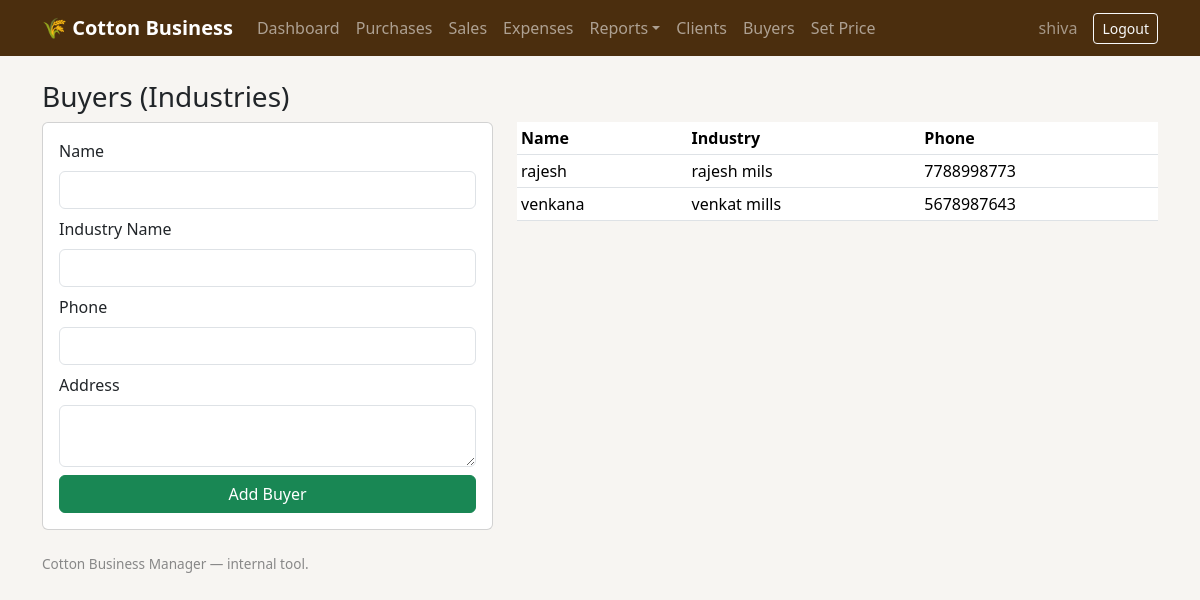
The app's page /buyers/ (signed in) with its own data.
### core/models.py (models this page shows, shortened)
class Buyer(models.Model):
    name = models.CharField(max_length=150)
    industry_name = models.CharField(max_length=150, blank=True)
    phone = models.CharField(max_length=20, blank=True)
    address = models.TextField(blank=True)
    created_at = models.DateTimeField(auto_now_add=True)
    class Meta:
        ordering = ["name"]

### core/views.py (the view)
# urls.py: path("buyers/", views.buyer_list, name="buyer_list"),
@login_required
def buyer_list(request):
    if request.method == "POST":
        form = BuyerForm(request.POST)
        if form.is_valid():
            form.save()
            return redirect("core:buyer_list")
    else:
        form = BuyerForm()
    return render(request, "core/buyer_list.html", {"form": form, "buyers": Buyer.objects.all()})

### core/forms.py
class BuyerForm(forms.ModelForm):
    class Meta:
        model = Buyer
        fields = ["name", "industry_name", "phone", "address"]
        widgets = {
            "name": forms.TextInput(attrs={"class": "form-control"}),
            "industry_name": forms.TextInput(attrs={"class": "form-control"}),
            "phone": forms.TextInput(attrs={"class": "form-control"}),
            "address": forms.Textarea(attrs={"rows": 2, "class": "form-control"}),
        }

### core/templates/core/buyer_list.html (shortened to what this page needs)
{% extends "core/base.html" %}
{% block content %}
<h3>Buyers (Industries)</h3>
<div class="row">
  <div class="col-md-5">
    <form method="post" class="card p-3">
      <div class="mb-2"><label class="form-label">Name</label>{{ form.name }}</div>
      <div class="mb-2"><label class="form-label">Industry Name</label>{{ form.industry_name }}</div>
      <div class="mb-2"><label class="form-label">Phone</label>{{ form.phone }}</div>
      <div class="mb-2"><label class="form-label">Address</label>{{ form.address }}</div>
      <button class="btn btn-success">Add Buyer</button>
    </form>
  </div>
  <div class="col-md-7">
    <table class="table table-sm">
      <thead><tr><th>Name</th><th>Industry</th><th>Phone</th></tr></thead>
      <tbody>
      {% for b in buyers %}
        <tr><td>{{ b.name }}</td><td>{{ b.industry_name }}</td><td>{{ b.phone }}</td></tr>
      {% endfor %}
      </tbody>
    </table>
  </div>
</div>
{% endblock %}

### core/templates/core/base.html (shortened to what this page needs)
<!DOCTYPE html>
<html lang="en">
<head>
<link href="https://cdn.jsdelivr.net/npm/bootstrap@5.3.3/dist/css/bootstrap.min.css" rel="stylesheet">
</head>
<body>
{% if user.is_authenticated %}
<nav class="navbar navbar-expand-lg navbar-dark" style="background:#4b2e0e;">
  <div class="container">
    <a class="navbar-brand" href="{% url 'core:dashboard' %}">🌾 Cotton Business</a>
    <div class="collapse navbar-collapse" id="nav">
      <ul class="navbar-nav me-auto">
        <li class="nav-item"><a class="nav-link" href="{% url 'core:dashboard' %}">Dashboard</a></li>
        <li class="nav-item"><a class="nav-link" href="{% url 'core:purchase_list' %}">Purchases</a></li>
        <li class="nav-item"><a class="nav-link" href="{% url 'core:sale_list' %}">Sales</a></li>
        <li class="nav-item"><a class="nav-link" href="{% url 'core:expense_list' %}">Expenses</a></li>
        <li class="nav-item dropdown">
          <a class="nav-link dropdown-toggle" href="#" role="button" data-bs-toggle="dropdown">Reports</a>
        </li>
        <li class="nav-item"><a class="nav-link" href="{% url 'core:client_list' %}">Clients</a></li>
        <li class="nav-item"><a class="nav-link" href="{% url 'core:buyer_list' %}">Buyers</a></li>
        <li class="nav-item"><a class="nav-link" href="{% url 'core:set_today_price' %}">Set Price</a></li>
      </ul>
      <span class="navbar-text me-3 text-white-50">{{ user.username }}</span>
      <form action="{% url 'logout' %}" method="post" class="d-inline"> {% csrf_token %} <button type="submit" class="btn btn-outline-light btn-sm">Logout</button> </form>
    </div>
  </div>
</nav>
{% endif %}
<div class="container py-4">
  {% block content %}{% endblock %}
</div>
<div class="container pb-4">
  <footer>Cotton Business Manager — internal tool.</footer>
</div>
</body>
</html>

### core/templates/core/base.html (style rules this page uses)
body { background:#f7f5f2; }
.navbar-brand { font-weight: 600; }
footer { color:#888; font-size: .85rem; }

### records on screen
Buyer: name "rajesh", industry_name "rajesh mils", phone "7788998773"
Buyer: name "venkana", industry_name "venkat mills", phone "5678987643"

### other values on screen
{{ user.username }} "shiva"
